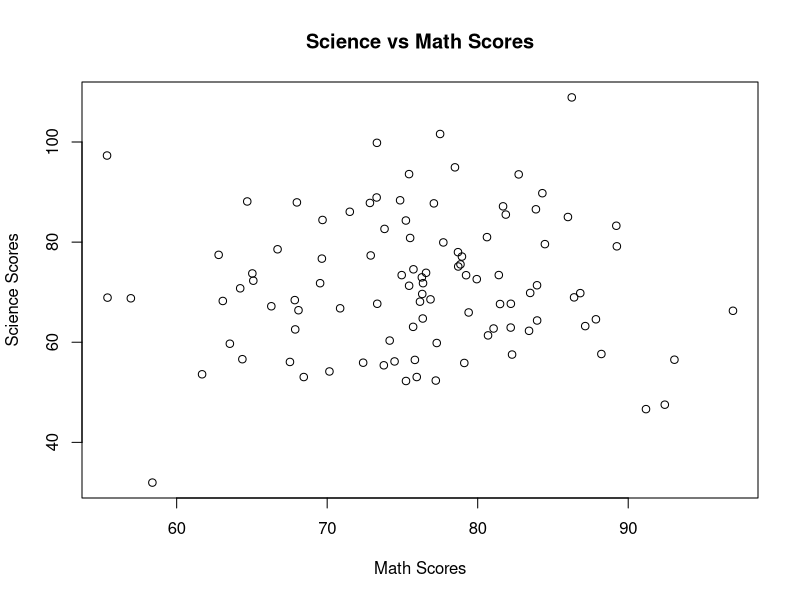

Here is the R script that generated this plot:
# Sample data (replace with actual data)
data <- data.frame(
  Math = rnorm(100, 75, 10),
  Science = rnorm(100, 70, 15)
)

# Scatter plot of Science vs Math scores
plot(data$Math, data$Science, xlab = "Math Scores", ylab = "Science Scores", main = "Science vs Math Scores")

# Correlation between Math and Science scores
cor(data$Math, data$Science)
